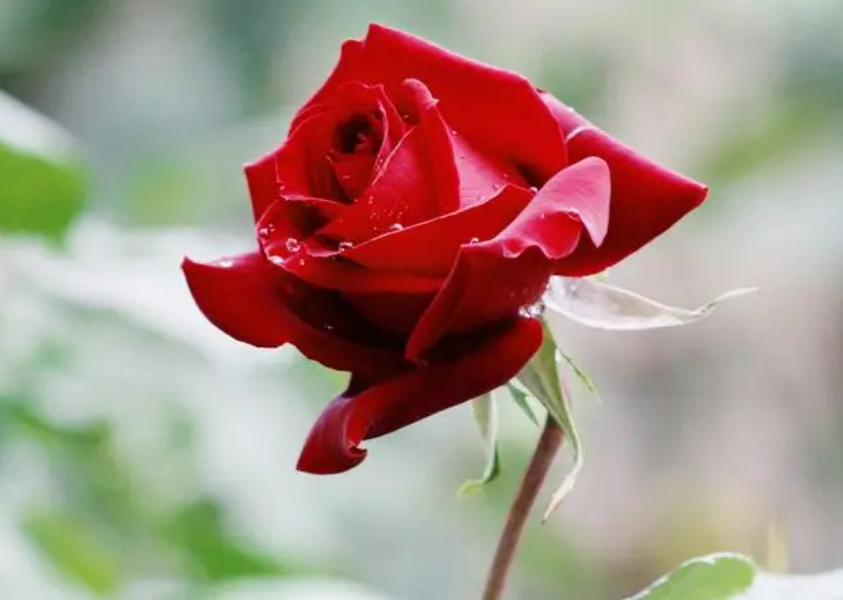
#> input picture 103-魏星/week3/flower.png, 843 x 600 px
$ python plt_insert.py
#> lines starting #> are read from the running program, lines starting #| are printed output that depends on the picture
#> further down, img is the input picture: shape (600, 843, 3); mean B, G, R 132.9, 144.5, 166.1
import cv2
import matplotlib.pyplot as plt
import numpy as np

# print(int(3.2))  3
# print(int(3.7))  3
'''
最邻近插值
img:原图
r_scale:缩放比例
'''
def near_insert(img,r_scale):
#> called with r_scale = 2
    h,w,c = img.shape
#> h = 600; w = 843; c = 3
    r_height = int(h*r_scale)
#> r_height = 1200
    r_weight = int(w*r_scale)
#> r_weight = 1686
    result_img = np.zeros((r_height,r_weight,c),dtype=img.dtype)
    for l in range(c):
        for i in range(r_height):
            for j in range(r_weight):
                x = int(i*h/r_height + 0.5)
                y = int(j*w/r_weight + 0.5)
                if x >= h:
                    x = h-1
                if y >= w:
                    y = w-1
                result_img[i,j,l] = img[x,y,l]
    return result_img

'''
双线性插值
img:原图
dstHeight,dstWeight:目标图像的h,w
'''
def bilinear_insert(img,dstHeight,dstWidth):
    # f(i + u, j + v) = (1 - u) (1 - v) f(i, j) + (1 - u) v f(i, j + 1) + u (1 - v) f(i + 1, j) + u v f(i + 1, j + 1)
#> called with dstHeight = 1200, dstWidth = 1400
    srcHeight,srcWidth,chanels = img.shape
#> srcHeight = 600; srcWidth = 843; chanels = 3
    result_img = np.zeros((dstHeight,dstWidth,chanels),dtype=img.dtype)
    for i in range(dstHeight):
        for j in range(dstWidth):
            srcX = (i-0.5)*srcHeight/dstWidth - 0.5
            srcY = (j-0.5)*srcWidth/dstWidth - 0.5

            srcX_0 = int(np.floor(srcX))
            srcX_1 = int(np.ceil(srcX))
            u = float(srcX-srcX_0)
            if srcX_1 >= srcHeight:
                srcX_1 = srcX_1 - 1

            srcY_0 = int(np.floor(srcY))
            srcY_1 = int(np.ceil(srcY))
            v = float(srcY - srcY_0)
            if srcY_1 >= srcWidth:
                srcY_1 = srcY_1 - 1

            result_img[i,j]=(1-u)*(1-v)*img[srcX_0,srcY_0]+(1-u)*v*img[srcX_0,srcY_1]+u*(1-v)*img[srcX_1,srcY_0]+u*v*img[srcX_1,srcY_1]
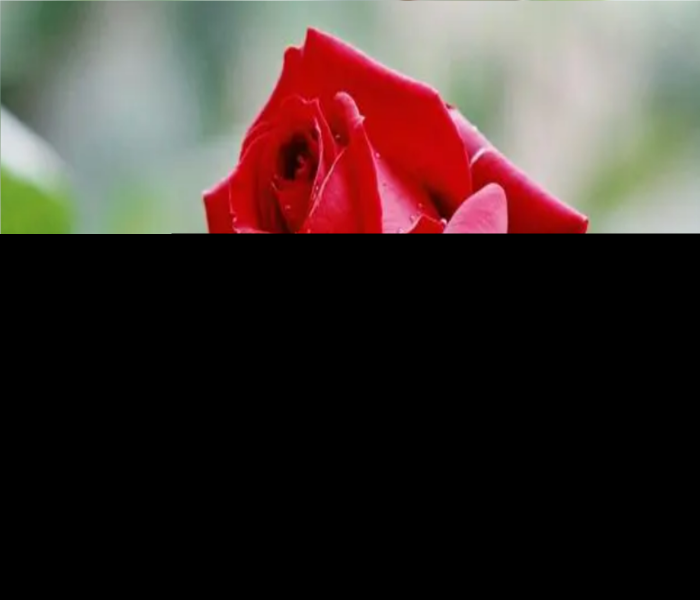
#> result_img: shape (1200, 1400, 3) (shown at 1/2 size); mean R, G, B 63.8, 50.8, 47.1
    return result_img


img = cv2.imread("flower.png")
img2=cv2.cvtColor(img,cv2.COLOR_BGR2RGB)
w,h,c = img2.shape
near_img = near_insert(img2,2)
#> (the run stopped early here; a loop or call above may not have finished)
